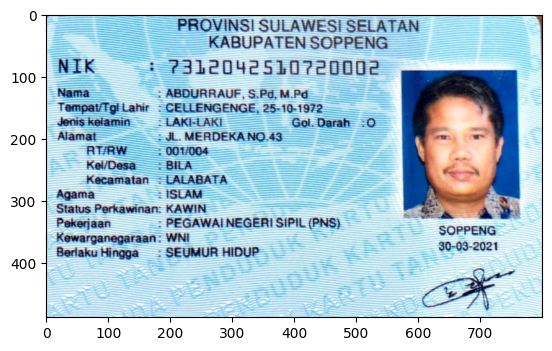
#> input picture assets/ktp.png, 552 x 351 px, given in place of KTP.jpg, which was not available
$ jupyter execute --allow-errors week_12_face_detection.ipynb   (text cells are left out)
#> lines starting #> are read from the running program, lines starting #| are printed output that depends on the picture; after the words box and inside, x2 and y2 are one past the last pixel; in counts of white or black regions, pixels touching at a corner belong together; pictures that were not available may be replaced by others from this repository, and a replacement may not be noted
[cell 1]
import cv2
import numpy as np
import matplotlib.pyplot as plt
import copy
from google.colab.patches import cv2_imshow
from IPython.display import display, Javascript, Image
from google.colab.output import eval_js
from base64 import b64decode

[cell 2]
def load_image(file_path):
    img = cv2.imread(file_path)
    return cv2.cvtColor(img, cv2.COLOR_BGR2RGB)

# [39 lines left out: functions compare_images, face_detection, not called in this run]

def cat_face_detection(img, scaleFactor=1.1, minNeighbors=5):
    return face_detection(img, scaleFactor, minNeighbors, 'haarcascade_frontalcatface.xml')

def eyes_detection(img, scaleFactor, minNeighbors):
  img_rectangle = img.copy()

  # Merubah gambar menjadi gray
  img_gray = cv2.cvtColor(img, cv2.COLOR_BGR2GRAY)
  haar_cascade = cv2.CascadeClassifier('haarcascade_eye.xml')
  rectangle = haar_cascade.detectMultiScale(img_gray, scaleFactor, minNeighbors)

  for (x, y, w, h) in rectangle:
    cv2.rectangle(img_rectangle, (x, y), (x+w, y+h), (0, 255, 0), 3)

  fig, ax = plt.subplots(1,2)
  ax[0].imshow(cv2.cvtColor(img, cv2.COLOR_BGR2RGB))
  ax[0].set_xticks([])
  ax[0].set_yticks([])
  ax[1].imshow(cv2.cvtColor(img_rectangle, cv2.COLOR_BGR2RGB))
  ax[1].set_xticks([])
  ax[1].set_yticks([])

def js_to_image(js_reply):
  """
  Params:
          js_reply: JavaScript object containing image from webcam
  Returns:
          img: OpenCV BGR image
  """

  image_bytes = b64decode(js_reply.split(',')[1])
  jpg_as_np = np.frombuffer(image_bytes, dtype=np.uint8)
  img = cv2.imdecode(jpg_as_np, flags=1)

  return img

# [30 lines left out: function face_blurry, not called in this run]

def take_photo(filename='photo.jpg', quality=0.8):
  face_cascade = cv2.CascadeClassifier('./haarcascade_frontalface_alt.xml')
  js = Javascript('''
    async function takePhoto(quality) {
      const div = document.createElement('div');
      const capture = document.createElement('button');
      capture.textContent = 'Capture';
      div.appendChild(capture);

      const video = document.createElement('video');
      video.style.display = 'block';
      const stream = await navigator.mediaDevices.getUserMedia({video: true});

      document.body.appendChild(div);
      div.appendChild(video);
      video.srcObject = stream;
      await video.play();

      google.colab.output.setIframeHeight(document.documentElement.scrollHeight, true);
      await new Promise((resolve) => capture.onclick = resolve);

      const canvas = document.createElement('canvas');
      canvas.width = video.videoWidth;
      canvas.height = video.videoHeight;
      canvas.getContext('2d').drawImage(video, 0, 0);
      stream.getVideoTracks()[0].stop();
      div.remove();
      return canvas.toDataURL('image/jpeg', quality);
    }
    ''')
  display(js)

  data = eval_js('takePhoto({})'.format(quality))
  img = js_to_image(data)
  gray = cv2.cvtColor(img, cv2.COLOR_RGB2GRAY)
  print(gray.shape)
  faces = face_cascade.detectMultiScale(gray)
  for (x,y,w,h) in faces:
      img = cv2.rectangle(img,(x,y),(x+w,y+h),(0,255,0),2)
  cv2.imwrite(filename, img)

  return filename

[cell 3]
images = ['./jokowi.jpg', './kartini.jpg', './mycat.jpg', './mask.png', './mjordan.jpg', './solvayconf.jpg']

num_rows, num_cols = 2, 3
#> (the rest of this cell did not finish here and is left out)

#> (a cell that did not finish here is left out)

[cell 5]
try:
  filename = take_photo('photo.jpg')
  print('Saved to {}'.format(filename))
  display(Image(filename))
except Exception as err:
  print(str(err))

[cell 6]
try:
    filename = take_photo('photo.jpg')
    img = load_image(filename)
    img_blurry = face_blurry(img)

    compare_images(img, img_blurry, title_before='Original', title_after='Blurred')
except Exception as err:
    print(str(err))

[cell 7]
try:
    filename = 'mjordan.jpg'
    img = load_image(filename)
    img_blurry = face_blurry(img)

    compare_images(img, img_blurry, title_before='Original', title_after='Blurred')
except Exception as err:
    print(str(err))

[cell 8]
def process_ktp_image(image_path):
#> called with image_path = 'KTP.jpg'
    ktp = cv2.imread(image_path)
#> ktp is the input picture: shape (351, 552, 3); mean B, G, R 218.9, 205, 177.4
    blurred = cv2.GaussianBlur(ktp, (5, 5), 0.5)
    gray = cv2.cvtColor(blurred, cv2.COLOR_BGR2GRAY)
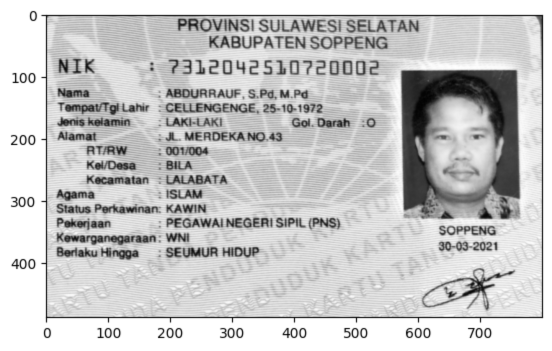
#> gray: shape (351, 552); min 2, max 255, mean 198.3
    ret, bw = cv2.threshold(gray.copy(), 0, 255, cv2.THRESH_BINARY + cv2.THRESH_OTSU)
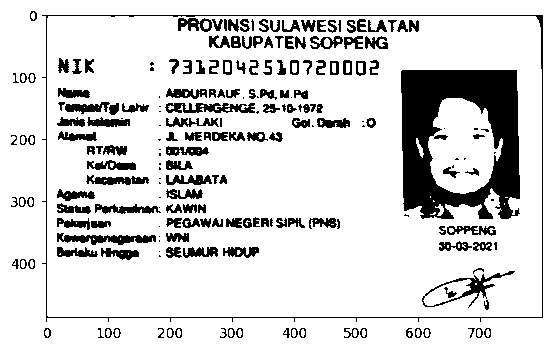
#> bw: shape (351, 552); 84.3% white; 210 black regions (42 under 20 px)
#> ret = 152
    erode = cv2.erode(bw.copy(), cv2.getStructuringElement(cv2.MORPH_OPEN, (1, 1)))
    contours, hierarchy = cv2.findContours(erode.copy(), cv2.RETR_TREE, cv2.CHAIN_APPROX_NONE)
#> contours = 352 contours, 164 with area under 20; largest, box (x1, y1, x2, y2) and area: (0, 0, 552, 351) 192850, (41, 14, 544, 323) 151482, (47, 16, 542, 317) 148098, (400, 69, 521, 220) 16576, (428, 98, 503, 194) 5024

    for cnt in contours:
        x, y, w, h = cv2.boundingRect(cnt)
        ras = format(w / h, '.2f')
        if h >= 4 and w >= 1 and float(ras) <= 1:
            cv2.rectangle(ktp, (x, y), (x + w, y + h), (0, 0, 255), thickness=1)
        elif h >= 2 and w >= 1 and float(ras) <= 1:
            cv2.rectangle(ktp, (x, y), (x + w, y + h), (0, 0, 255), thickness=1)
#> this loop made 352 passes
#> (x, y, w, h, ras) on passes 1 to 3: (0, 0, 552, 351, '1.57'), (283, 329, 4, 5, '0.80'), (483, 327, 9, 12, '0.75')
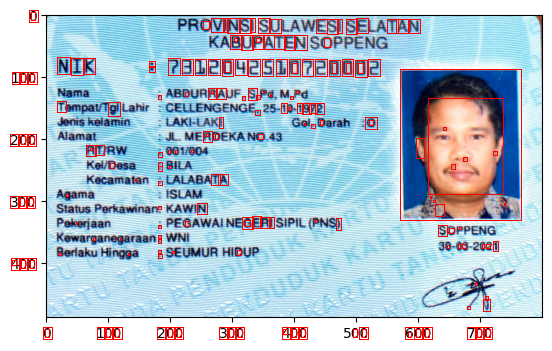
#> ktp: shape (351, 552, 3); 3.64% of pixels changed, all inside (x1, y1, x2, y2) = (10, 10, 522, 340)

    return ktp

def show_image(image, title=''):
#> called with title = 'Processed KTP Image'
    plt.figure(figsize=(10, 5))
#> (this line was passed over: IPython is not available in this run)
    plt.imshow(cv2.cvtColor(image, cv2.COLOR_BGR2RGB))
#> (this line was passed over: IPython is not available in this run)
    plt.title(title)
#> (this line was passed over: IPython is not available in this run)
    plt.axis('off')
#> (this line was passed over: IPython is not available in this run)
    plt.show()

ktp_processed = process_ktp_image('KTP.jpg')
show_image(ktp_processed, 'Processed KTP Image')

cropped_img = ktp_processed[70:100, 190:550]
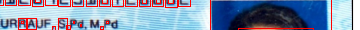
#> cropped_img: shape (30, 360, 3); mean B, G, R 170.7, 143.3, 127.6
show_image(cropped_img, 'Cropped Region')
